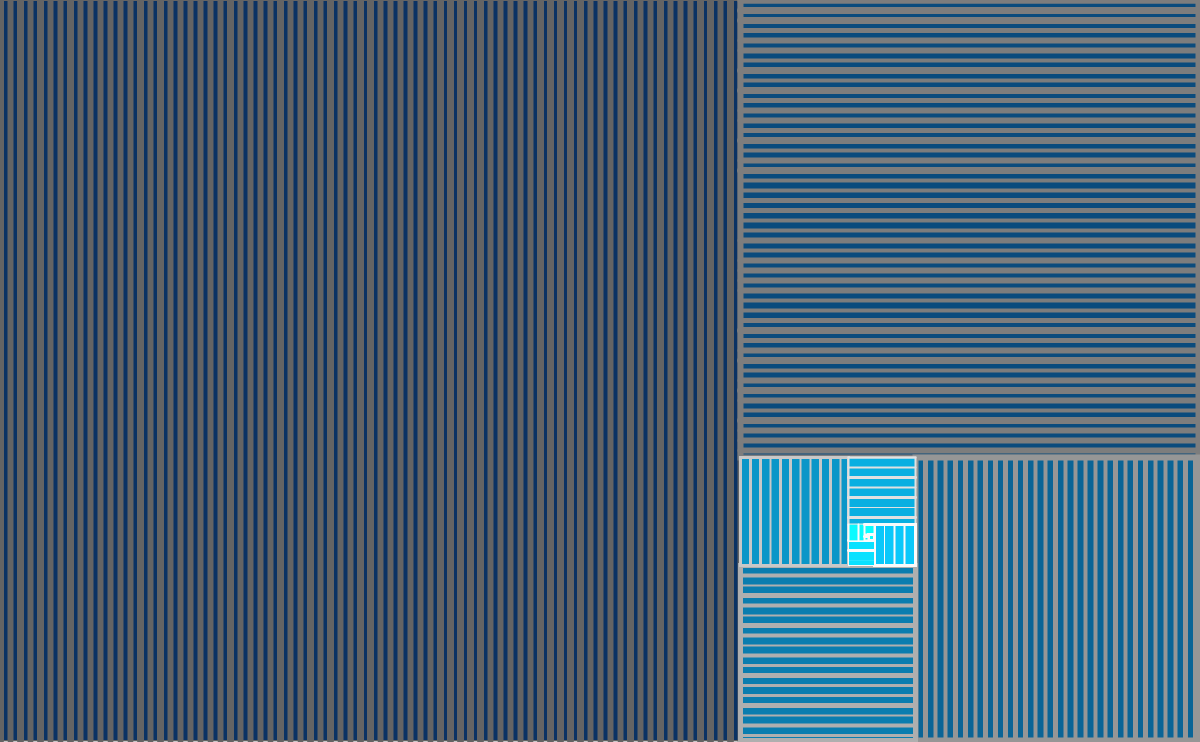
Frame 1 (no input)
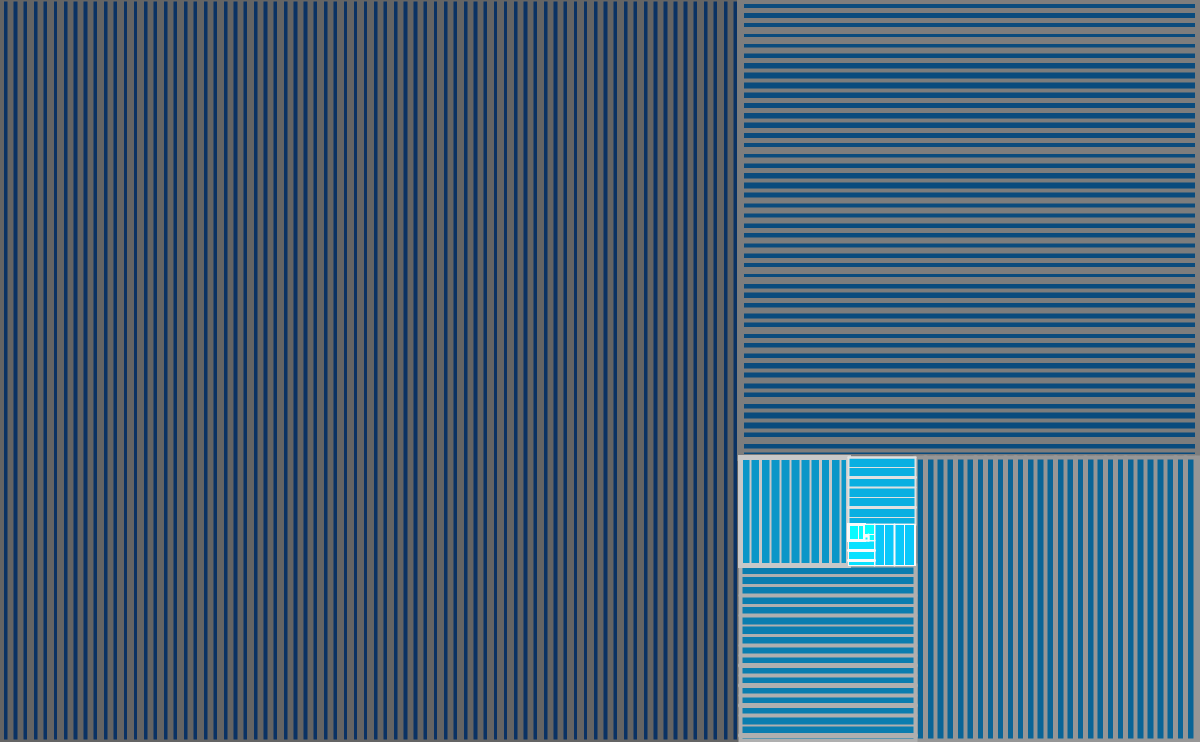
Frame 60 (the mouse pressed at the canvas centre just before this capture)
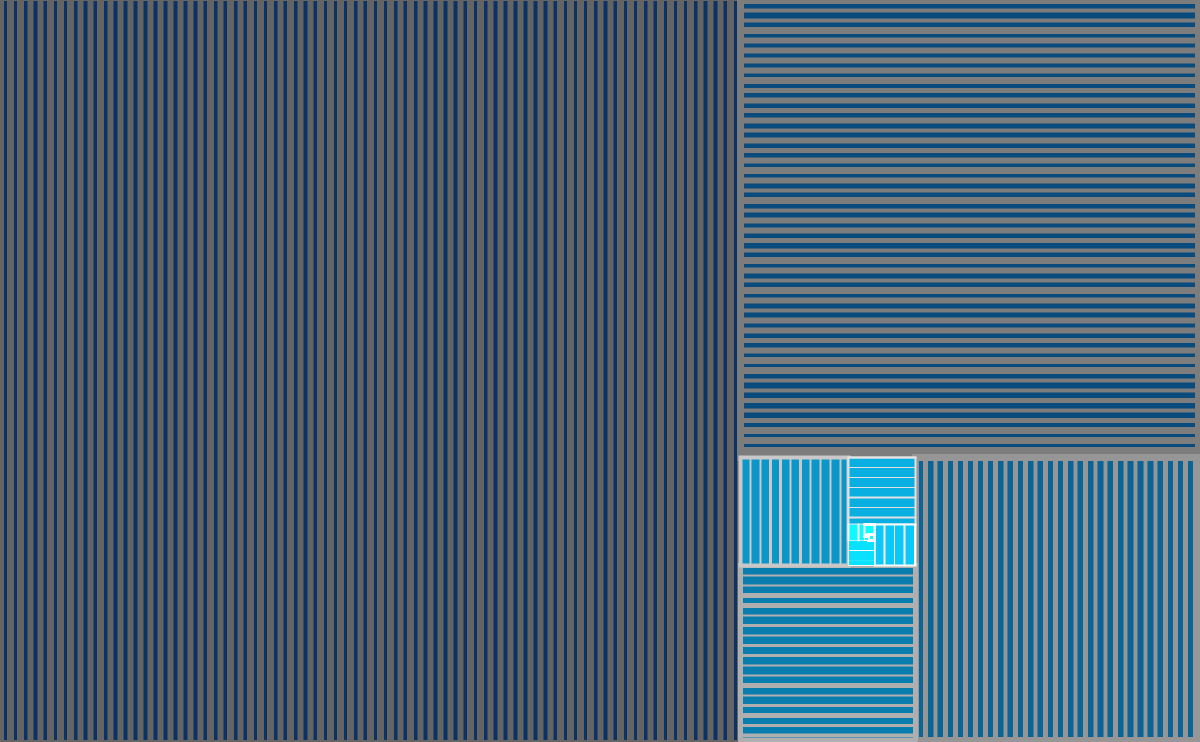
Frame 120 (the mouse held since frame 60 and released just before this capture)

The Processing sketch that drew these frames (run headless with seeded random() and noise(); from frame 60 on, the mouse is pressed at the canvas centre):

// Processing sketch: processing_50316
// ── processing_50316.pde

//Golden Ratio (LINE-based art)
//Draw squares spiraling into the center
//Draw lines of alternating direction within each square


void setup() {
  size(1200, 742);
  background(200);
  loop();
}

void draw() {
  float i, j;
  int leeway;
  int direction = 0;  //monitors where next shape goes;
  float cornerX = 0;
  float cornerY = 0;
  float phi = 1.6180339;    //mathematical constant ("Golden Ratio")
  float s = width / (1.62);
  int weight = 8;
  int lnshade = 100;
  int shade = 100;
  //strokeWeight(weight);
  //stroke(lnshade);
  
  for (i = 0; i < 12; i++) {
    if (weight > 2) {
      weight--;
    }
    fill(10, shade - 50, shade);
    shade += 25;
    stroke(lnshade);
    if (lnshade <=230) {
      lnshade += 25;
    }

    rect(cornerX, cornerY, s, s);
    if (direction % 2 == 0) {
      for (j = cornerX; j <= cornerX + s; j += 10) {
        leeway = int(random(2)) - 1;      //leeway is a random variable that makes each line slightly thicker/thinner
        strokeWeight(weight + leeway);    //because of the loop, the lines are constantly shifting
        line(j, cornerY, j, cornerY + s); //creating a dizzying effect
      }
    } else {
      for (j = cornerY; j <= cornerY + s; j += 10) {
        leeway = int(random(4)) - 2;
        strokeWeight(weight + leeway);
        line(cornerX, j, cornerX + s, j);
      }
    }
    if (direction % 4 == 0) {
      //arc(cornerX + s, cornerY + s, 2*s, 2*s, PI, 3 * PI / 2);  //arcs used to check math
      cornerX = cornerX + s;
    } 
    
    else if (direction % 4 == 1) {
     // arc(cornerX, cornerY + s, 2*s, 2*s, 3 * PI / 2, 2 * PI);
      cornerY = cornerY + s;
      cornerX = cornerX + (s - s / phi);
    } 
    
    else if (direction % 4 == 2) {
      //arc(cornerX, cornerY, 2*s, 2*s, 0, PI/2);
      cornerX = cornerX - (s / phi);
      cornerY = cornerY + (s - s / phi);
    } 
    
    else if (direction % 4 == 3) {
      //arc(cornerX + s, cornerY, 2*s, 2*s, PI/2, PI);
      cornerY = cornerY - (s / phi);
    }
    direction++;
    s = s / phi;
  }
  
}
